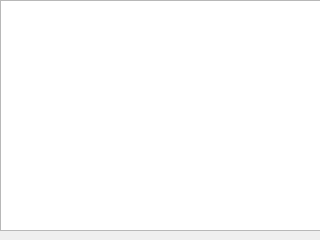
<?xml version="1.0" encoding="UTF-8"?>
<ui version="4.0">
 <class>Records</class>
 <widget class="QDialog" name="Records">
  <property name="windowModality">
   <enum>Qt::WindowModal</enum>
  </property>
  <property name="geometry">
   <rect>
    <x>0</x>
    <y>0</y>
    <width>320</width>
    <height>240</height>
   </rect>
  </property>
  <property name="windowTitle">
   <string>Records</string>
  </property>
  <widget class="QTableView" name="tableView">
   <property name="geometry">
    <rect>
     <x>0</x>
     <y>0</y>
     <width>321</width>
     <height>231</height>
    </rect>
   </property>
  </widget>
 </widget>
 <resources/>
 <connections/>
</ui>
